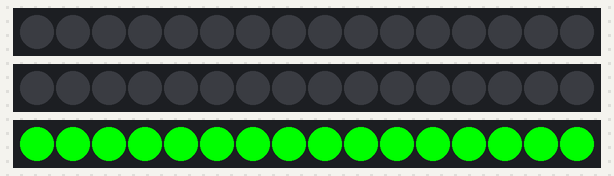
Bench run of a sketch on a simulated Arduino Uno, built with avr-gcc and run on an emulated ATmega328P. Shown: 3 × 16 RGB LEDs in strip order, left to right.

Above: at 0.1 s.
At 4.1 s:
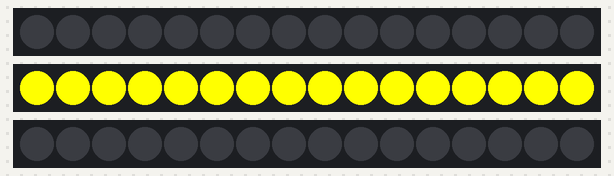
At 5.6 s:
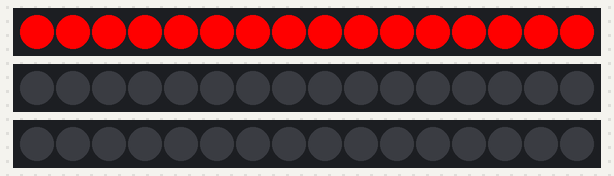

Measured:
- by itself, everything shown: repeats every 9.5 s, in 3 steps
- what the display in image 1 shows lasts 1.5 s, from 4.0 s to 5.5 s
- what the display in image 2 shows lasts 4.0 s, from 5.5 s to 9.5 s

The sketch:

traffic_light_v1.ino
```cpp
#include <Adafruit_NeoPixel.h>

#define PIN_1 12
#define PIN_2 10
#define PIN_3 6

// Parameter 1 = number of pixels in strip
// Parameter 2 = Arduino pin number (most are valid)
// Parameter 3 = pixel type flags, add together as needed:
//   NEO_KHZ800  800 KHz bitstream (most NeoPixel products w/WS2812 LEDs)
//   NEO_KHZ400  400 KHz (classic 'v1' (not v2) FLORA pixels, WS2811 drivers)
//   NEO_GRB     Pixels are wired for GRB bitstream (most NeoPixel products)
//   NEO_RGB     Pixels are wired for RGB bitstream (v1 FLORA pixels, not v2)
Adafruit_NeoPixel strip_1 = Adafruit_NeoPixel(16, PIN_1, NEO_GRB + NEO_KHZ800);
Adafruit_NeoPixel strip_2 = Adafruit_NeoPixel(16, PIN_2, NEO_GRB + NEO_KHZ800);
Adafruit_NeoPixel strip_3 = Adafruit_NeoPixel(16, PIN_3, NEO_GRB + NEO_KHZ800);

void setup() {
  // top (red) light
  strip_1.begin();
  strip_1.show();
  // middle (yellow) light
  strip_2.begin();
  strip_2.show();
  // bottom (green) light
  strip_3.begin();
  strip_3.show();
}

void loop() {
  // at each cycle, turn off non-displaying lights first to
  // avoid double-lighting.

  // start with green
  colorFill_1(strip_1.Color(0, 0, 0));
  colorFill_2(strip_2.Color(0, 0, 0));
  colorFill_3(strip_3.Color(0, 255, 0));
  delay(4000);
  // yellow
  colorFill_1(strip_1.Color(0, 0, 0));
  colorFill_3(strip_3.Color(0, 0, 0));
  colorFill_2(strip_2.Color(255, 255, 0));
  delay(1500);
  // red
  colorFill_3(strip_3.Color(0, 0, 0));
  colorFill_2(strip_2.Color(0, 0, 0));
  colorFill_1(strip_1.Color(255, 0, 0));
  delay(4000);

}


// Fill the dots all at once with a color
void colorFill_1(uint32_t c) {
  for(uint16_t i=0; i<strip_1.numPixels(); i++) {
    strip_1.setPixelColor(i, c);

  }
  strip_1.show();
}

void colorFill_2(uint32_t c) {
  for(uint16_t i=0; i<strip_2.numPixels(); i++) {
    strip_2.setPixelColor(i, c);

  }
  strip_2.show();
}

void colorFill_3(uint32_t c) {
  for(uint16_t i=0; i<strip_3.numPixels(); i++) {
    strip_3.setPixelColor(i, c);

  }
  strip_3.show();
}
```
